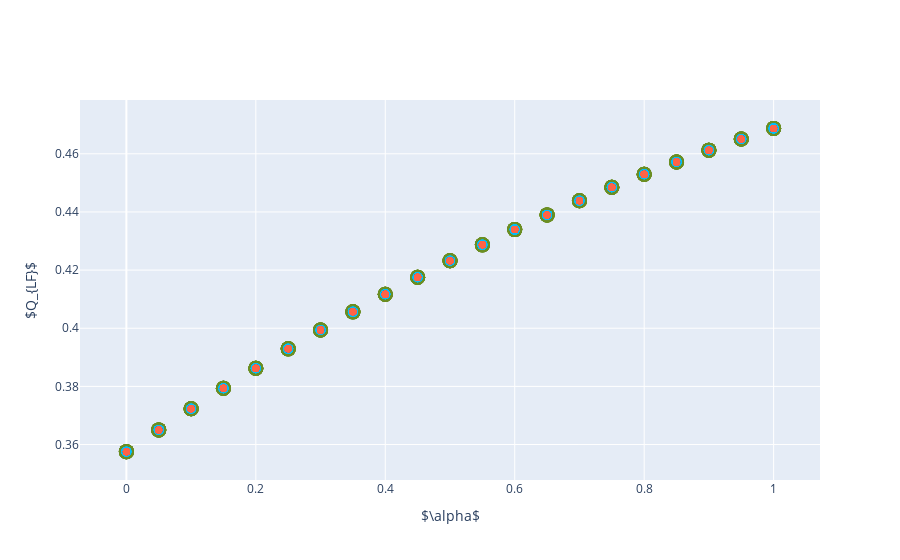

Notebook code cell kept with this figure:
### Code cell
modularity_set_lf = {name: define_modularity_set('lf', brute_partitions[name], graph_layers, alpha_order, node_list) 
                     for name in ['sf', 'ef', 'lf']}
plot_dots_2d(modularity_set_lf, '$Q_{LF}$', 'data/plots/toy1/toy1_lf.pdf')

### Figure 1 — Plotly figure (JSON) as saved in the notebook; plotly's stock layout.template omitted (floating-point values rounded to 4 significant figures; data arrays with more than 128 entries replaced by an {"elided": "..."} marker saying what was removed)
{"data": [{"line": {"color": "olivedrab", "dash": "dash", "width": 2}, "marker": {"size": 15}, "mode": "markers", "name": "Early Fusion", "type": "scatter", "x": {"elided": "168 float values"}, "y": {"elided": "168 float values"}}, {"line": {"color": "deepskyblue", "dash": "dash", "width": 2}, "marker": {"size": 10}, "mode": "markers", "name": "Simultaneous Fusion", "type": "scatter", "x": {"elided": "168 float values"}, "y": {"elided": "168 float values"}}, {"line": {"color": "tomato", "dash": "dash", "width": 2}, "marker": {"size": 7}, "mode": "markers", "name": "Late Fusion", "type": "scatter", "x": {"elided": "672 float values"}, "y": {"elided": "672 float values"}}], "layout": {"showlegend": false, "xaxis": {"title": {"text": "$\\alpha$"}}, "yaxis": {"title": {"text": "$Q_{LF}$"}}}}
